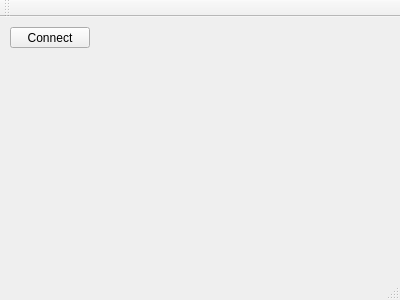
<?xml version="1.0" encoding="UTF-8"?>
<ui version="4.0">
 <class>MainWindow</class>
 <widget class="QMainWindow" name="MainWindow">
  <property name="geometry">
   <rect>
    <x>0</x>
    <y>0</y>
    <width>400</width>
    <height>300</height>
   </rect>
  </property>
  <property name="windowTitle">
   <string>MainWindow</string>
  </property>
  <widget class="QWidget" name="centralWidget">
   <widget class="QPushButton" name="btn_connect">
    <property name="geometry">
     <rect>
      <x>10</x>
      <y>10</y>
      <width>80</width>
      <height>21</height>
     </rect>
    </property>
    <property name="text">
     <string>Connect</string>
    </property>
   </widget>
  </widget>
  <widget class="QMenuBar" name="menuBar">
   <property name="geometry">
    <rect>
     <x>0</x>
     <y>0</y>
     <width>400</width>
     <height>20</height>
    </rect>
   </property>
  </widget>
  <widget class="QToolBar" name="mainToolBar">
   <attribute name="toolBarArea">
    <enum>TopToolBarArea</enum>
   </attribute>
   <attribute name="toolBarBreak">
    <bool>false</bool>
   </attribute>
  </widget>
  <widget class="QStatusBar" name="statusBar"/>
 </widget>
 <layoutdefault spacing="6" margin="11"/>
 <resources/>
 <connections/>
</ui>
